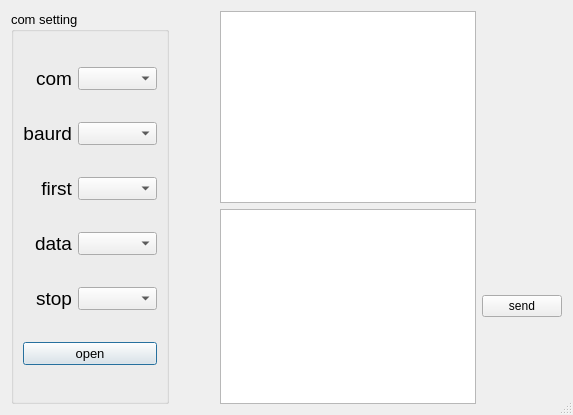
<?xml version="1.0" encoding="UTF-8"?>
<ui version="4.0">
 <class>Dialog</class>
 <widget class="QDialog" name="Dialog">
  <property name="geometry">
   <rect>
    <x>0</x>
    <y>0</y>
    <width>573</width>
    <height>415</height>
   </rect>
  </property>
  <property name="windowTitle">
   <string>Dialog</string>
  </property>
  <property name="sizeGripEnabled">
   <bool>true</bool>
  </property>
  <layout class="QHBoxLayout" name="horizontalLayout_3">
   <item>
    <layout class="QHBoxLayout" name="horizontalLayout_2">
     <item>
      <widget class="QGroupBox" name="groupBox">
       <property name="font">
        <font>
         <pointsize>10</pointsize>
        </font>
       </property>
       <property name="title">
        <string>com setting</string>
       </property>
       <layout class="QGridLayout" name="gridLayout">
        <item row="0" column="0">
         <widget class="QLabel" name="label_2">
          <property name="font">
           <font>
            <pointsize>14</pointsize>
           </font>
          </property>
          <property name="text">
           <string>com</string>
          </property>
          <property name="alignment">
           <set>Qt::AlignRight|Qt::AlignTrailing|Qt::AlignVCenter</set>
          </property>
         </widget>
        </item>
        <item row="0" column="1">
         <widget class="QComboBox" name="comboBoxPort"/>
        </item>
        <item row="1" column="0">
         <widget class="QLabel" name="label">
          <property name="font">
           <font>
            <pointsize>14</pointsize>
           </font>
          </property>
          <property name="text">
           <string>baurd</string>
          </property>
          <property name="alignment">
           <set>Qt::AlignRight|Qt::AlignTrailing|Qt::AlignVCenter</set>
          </property>
         </widget>
        </item>
        <item row="1" column="1">
         <widget class="QComboBox" name="comboBoxBaud"/>
        </item>
        <item row="2" column="0">
         <widget class="QLabel" name="label_3">
          <property name="font">
           <font>
            <pointsize>14</pointsize>
           </font>
          </property>
          <property name="text">
           <string>first</string>
          </property>
          <property name="alignment">
           <set>Qt::AlignRight|Qt::AlignTrailing|Qt::AlignVCenter</set>
          </property>
         </widget>
        </item>
        <item row="2" column="1">
         <widget class="QComboBox" name="comboBoxCheckSum"/>
        </item>
        <item row="3" column="0">
         <widget class="QLabel" name="label_4">
          <property name="font">
           <font>
            <pointsize>14</pointsize>
           </font>
          </property>
          <property name="text">
           <string>data</string>
          </property>
          <property name="alignment">
           <set>Qt::AlignRight|Qt::AlignTrailing|Qt::AlignVCenter</set>
          </property>
         </widget>
        </item>
        <item row="3" column="1">
         <widget class="QComboBox" name="comboBoxBits"/>
        </item>
        <item row="4" column="0">
         <widget class="QLabel" name="label_5">
          <property name="font">
           <font>
            <pointsize>14</pointsize>
           </font>
          </property>
          <property name="text">
           <string>stop</string>
          </property>
          <property name="alignment">
           <set>Qt::AlignRight|Qt::AlignTrailing|Qt::AlignVCenter</set>
          </property>
         </widget>
        </item>
        <item row="4" column="1">
         <widget class="QComboBox" name="comboBoxStopBits"/>
        </item>
        <item row="5" column="0" colspan="2">
         <widget class="QPushButton" name="pushButtonOpenSerial">
          <property name="text">
           <string>open</string>
          </property>
         </widget>
        </item>
       </layout>
       <zorder>comboBoxPort</zorder>
       <zorder>label_2</zorder>
       <zorder>label</zorder>
       <zorder>comboBoxBaud</zorder>
       <zorder>label_3</zorder>
       <zorder>comboBoxCheckSum</zorder>
       <zorder>label_4</zorder>
       <zorder>comboBoxBits</zorder>
       <zorder>label_5</zorder>
       <zorder>comboBoxStopBits</zorder>
       <zorder>pushButtonOpenSerial</zorder>
       <zorder>verticalLayoutWidget</zorder>
      </widget>
     </item>
    </layout>
   </item>
   <item>
    <spacer name="horizontalSpacer">
     <property name="orientation">
      <enum>Qt::Horizontal</enum>
     </property>
     <property name="sizeHint" stdset="0">
      <size>
       <width>40</width>
       <height>20</height>
      </size>
     </property>
    </spacer>
   </item>
   <item>
    <layout class="QVBoxLayout" name="verticalLayout">
     <item>
      <widget class="QTextEdit" name="textEditReceived">
       <property name="sizePolicy">
        <sizepolicy hsizetype="Fixed" vsizetype="Fixed">
         <horstretch>0</horstretch>
         <verstretch>0</verstretch>
        </sizepolicy>
       </property>
       <property name="font">
        <font>
         <pointsize>14</pointsize>
        </font>
       </property>
       <property name="readOnly">
        <bool>true</bool>
       </property>
      </widget>
     </item>
     <item>
      <layout class="QHBoxLayout" name="horizontalLayout">
       <item>
        <widget class="QTextEdit" name="textEditSent">
         <property name="font">
          <font>
           <pointsize>14</pointsize>
          </font>
         </property>
         <property name="html">
          <string>&lt;!DOCTYPE HTML PUBLIC &quot;-//W3C//DTD HTML 4.0//EN&quot; &quot;http://www.w3.org/TR/REC-html40/strict.dtd&quot;&gt;
&lt;html&gt;&lt;head&gt;&lt;meta name=&quot;qrichtext&quot; content=&quot;1&quot; /&gt;&lt;style type=&quot;text/css&quot;&gt;
p, li { white-space: pre-wrap; }
&lt;/style&gt;&lt;/head&gt;&lt;body style=&quot; font-family:'PMingLiU'; font-size:14pt; font-weight:400; font-style:normal;&quot;&gt;
&lt;p style=&quot;-qt-paragraph-type:empty; margin-top:0px; margin-bottom:0px; margin-left:0px; margin-right:0px; -qt-block-indent:0; text-indent:0px;&quot;&gt;&lt;br /&gt;&lt;/p&gt;&lt;/body&gt;&lt;/html&gt;</string>
         </property>
        </widget>
       </item>
       <item>
        <widget class="QPushButton" name="pushButtonSendData">
         <property name="text">
          <string>send</string>
         </property>
         <property name="autoDefault">
          <bool>true</bool>
         </property>
        </widget>
       </item>
      </layout>
     </item>
    </layout>
   </item>
  </layout>
 </widget>
 <resources/>
 <connections/>
</ui>
